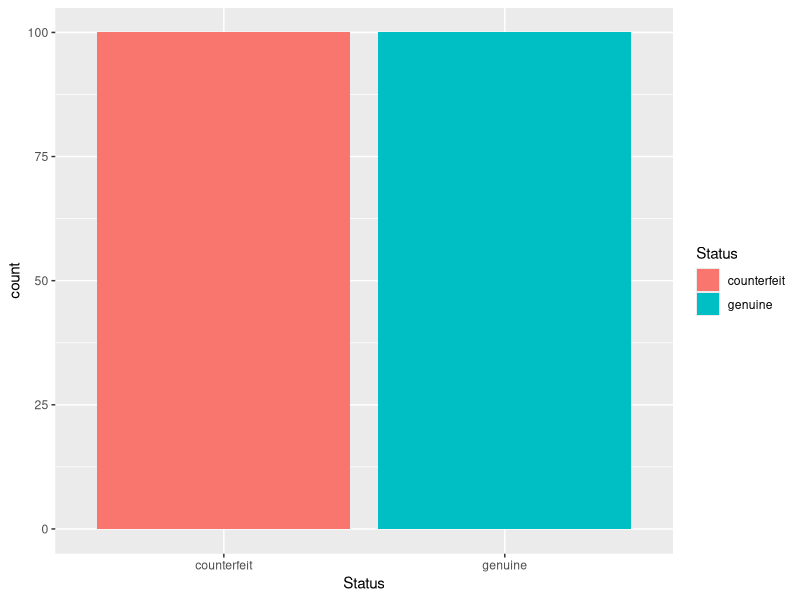

Write the R code that produced this figure.
## ---- chunk 1
library(mclust)
library(ggplot2)
ggplot(data = banknote, aes(Status)) +
  geom_bar(aes(fill = Status)) 
